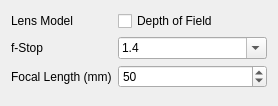
<?xml version="1.0" encoding="UTF-8"?>
<ui version="4.0">
 <class>CameraPropertiesUI</class>
 <widget class="QWidget" name="CameraPropertiesUI">
  <property name="geometry">
   <rect>
    <x>0</x>
    <y>0</y>
    <width>278</width>
    <height>106</height>
   </rect>
  </property>
  <property name="windowTitle">
   <string>Form</string>
  </property>
  <layout class="QFormLayout" name="formLayout">
   <item row="0" column="0">
    <widget class="QLabel" name="label_4">
     <property name="text">
      <string>Lens Model</string>
     </property>
    </widget>
   </item>
   <item row="0" column="1">
    <widget class="QCheckBox" name="enableDOF">
     <property name="text">
      <string>Depth of Field</string>
     </property>
    </widget>
   </item>
   <item row="1" column="0">
    <widget class="QLabel" name="label">
     <property name="text">
      <string>f-Stop</string>
     </property>
    </widget>
   </item>
   <item row="1" column="1">
    <widget class="QComboBox" name="cameraFStop">
     <property name="editable">
      <bool>true</bool>
     </property>
     <item>
      <property name="text">
       <string>1.4</string>
      </property>
     </item>
     <item>
      <property name="text">
       <string>2</string>
      </property>
     </item>
     <item>
      <property name="text">
       <string>2.8</string>
      </property>
     </item>
     <item>
      <property name="text">
       <string>4</string>
      </property>
     </item>
     <item>
      <property name="text">
       <string>5.6</string>
      </property>
     </item>
     <item>
      <property name="text">
       <string>7.1</string>
      </property>
     </item>
     <item>
      <property name="text">
       <string>8.0</string>
      </property>
     </item>
     <item>
      <property name="text">
       <string>11</string>
      </property>
     </item>
     <item>
      <property name="text">
       <string>16</string>
      </property>
     </item>
     <item>
      <property name="text">
       <string>22</string>
      </property>
     </item>
     <item>
      <property name="text">
       <string>32</string>
      </property>
     </item>
    </widget>
   </item>
   <item row="2" column="0">
    <widget class="QLabel" name="label_2">
     <property name="text">
      <string>Focal Length (mm)</string>
     </property>
    </widget>
   </item>
   <item row="2" column="1">
    <widget class="QDoubleSpinBox" name="cameraFocalLength">
     <property name="decimals">
      <number>0</number>
     </property>
     <property name="minimum">
      <double>1.000000000000000</double>
     </property>
     <property name="maximum">
      <double>300.000000000000000</double>
     </property>
     <property name="singleStep">
      <double>10.000000000000000</double>
     </property>
     <property name="value">
      <double>50.000000000000000</double>
     </property>
    </widget>
   </item>
  </layout>
 </widget>
 <resources/>
 <connections>
  <connection>
   <sender>enableDOF</sender>
   <signal>clicked(bool)</signal>
   <receiver>cameraFStop</receiver>
   <slot>setEnabled(bool)</slot>
   <hints>
    <hint type="sourcelabel">
     <x>222</x>
     <y>27</y>
    </hint>
    <hint type="destinationlabel">
     <x>222</x>
     <y>50</y>
    </hint>
   </hints>
  </connection>
  <connection>
   <sender>enableDOF</sender>
   <signal>clicked(bool)</signal>
   <receiver>CameraPropertiesUI</receiver>
   <slot>onLensModelChanged(bool)</slot>
   <hints>
    <hint type="sourcelabel">
     <x>172</x>
     <y>20</y>
    </hint>
    <hint type="destinationlabel">
     <x>94</x>
     <y>41</y>
    </hint>
   </hints>
  </connection>
  <connection>
   <sender>cameraFStop</sender>
   <signal>currentIndexChanged(QString)</signal>
   <receiver>CameraPropertiesUI</receiver>
   <slot>onLensRadiusChanged(QString)</slot>
   <hints>
    <hint type="sourcelabel">
     <x>171</x>
     <y>55</y>
    </hint>
    <hint type="destinationlabel">
     <x>124</x>
     <y>62</y>
    </hint>
   </hints>
  </connection>
  <connection>
   <sender>cameraFocalLength</sender>
   <signal>valueChanged(QString)</signal>
   <receiver>CameraPropertiesUI</receiver>
   <slot>onFocalLengthChanged(QString)</slot>
   <hints>
    <hint type="sourcelabel">
     <x>201</x>
     <y>81</y>
    </hint>
    <hint type="destinationlabel">
     <x>117</x>
     <y>100</y>
    </hint>
   </hints>
  </connection>
 </connections>
 <slots>
  <signal>lensModelChanged(bool)</signal>
  <signal>lensRadiusChanged(QString)</signal>
  <signal>focalLengthChanged(QString)</signal>
  <slot>onLensModelChanged(bool)</slot>
  <slot>onLensRadiusChanged(QString)</slot>
  <slot>onFocalLengthChanged(QString)</slot>
 </slots>
</ui>
